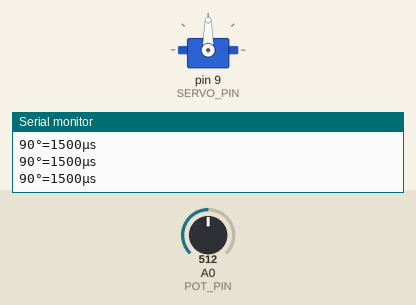
A sketch run on a simulated Arduino Mega 2560, built with avr-gcc and run on an emulated ATmega2560. Shown: servo, the last lines printed to the serial monitor. The test bench sets the inputs (shaded band); at power-on: A0 (POT_PIN) = 512.

Above: at 1.2 s.
1.3 s: A0 (POT_PIN) set to 716
At 2.5 s:
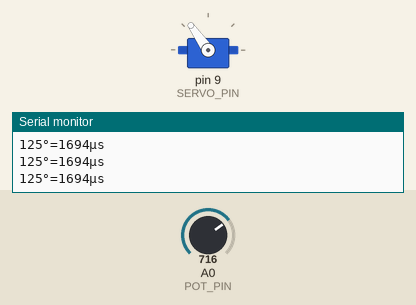
2.8 s: A0 (POT_PIN) set to 900
At 3.9 s:
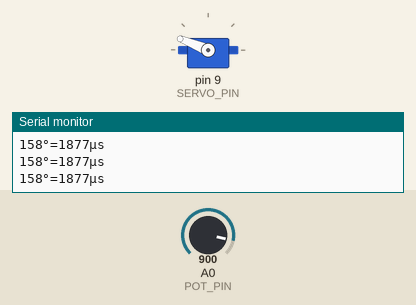
4.3 s: A0 (POT_PIN) set to 1023
At 5.0 s:
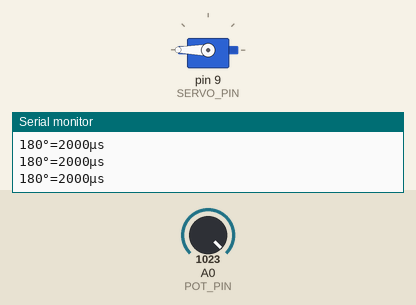
5.8 s: A0 (POT_PIN) set to 63
At 6.2 s:
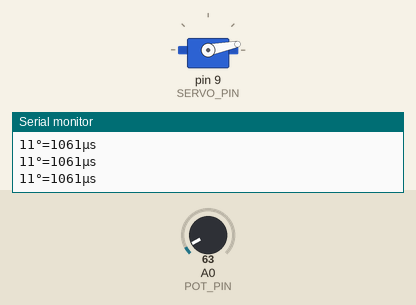
7.3 s: A0 (POT_PIN) set to 54
At 8.5 s:
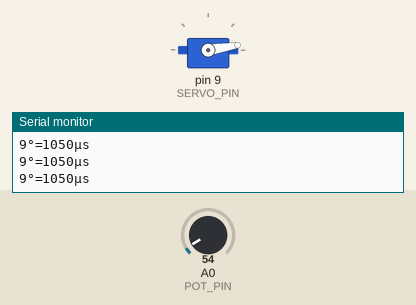
8.8 s: A0 (POT_PIN) set to 122
At 9.6 s:
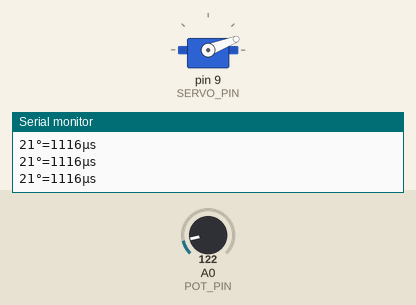
Timing chart, 0 to 11.3 s (numbered marks = the images above; inputs shaded):
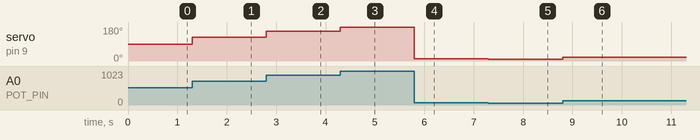

Measured:
- after the input at 1.3 s, servo on pin 9 (SERVO_PIN): 90° → 125° at once
- after the input at 2.8 s, servo on pin 9 (SERVO_PIN): 125° → 158° at once
- after the input at 4.3 s, servo on pin 9 (SERVO_PIN): 158° → 180° at once
- after the input at 5.8 s, servo on pin 9 (SERVO_PIN): 180° → 11° at once
- after the input at 7.3 s, servo on pin 9 (SERVO_PIN): 11° → 9° at once
- after the input at 8.8 s, servo on pin 9 (SERVO_PIN): 9° → 21° at once

The sketch:

Servo.ino
```cpp
/*
  Control a Servo with an Arduino

  - Servos have always three wires, the middle wire is usually red and
    it has to be supplied with 5V (for bigger servos an external power
    source may be needed). The brown or black wire is the GND and the
    PWM signal wire can be orange, yellow or white.

  - The PWM signal is a square wave of 20ms period (50Hz) with the HIGH
    having a voltage of 5V and the LOW being GND. The pulse width
    determines the position, usually it is between 1-2ms:
    * 1ms represents the 0° position.
    * 1.5ms represents the 90° position.
    * 2ms represents the 180° position.

  - Internally a servo is made of a DC motor with reduction gears. There
    is a feedback circuitry consisting of a pulse width comparator,
    which compares the PWM signal with a one-shot timer whose period
    depends on the resistance of a potentiometer connected to the
    servo's drive shaft.

  - On AVR boards other than the Mega, the servo library uses Timer1 for
    itself. This means that analogWrite() will not work on pins 9 and 10.

  - The myservo.write() function returns immediately (it is non-blocking)
    and the servo will subsequently move to the new position. It's not
    possible to know when the servo reaches the wanted position.
*/
#include <Servo.h> // by Michael Margolis, Arduino

#define SERVO_PIN     9
#define POT_PIN       A0

Servo myservo; // create servo object (twelve servo objects can be created on most boards)
unsigned long lastMillis;

void setup()
{
  // Init Serial
  Serial.begin(9600);

  // Init min and max pulse width in us, each Servo is a bit different, test it!
  myservo.attach(SERVO_PIN,
                1000,   // 0°, default is MIN_PULSE_WIDTH=544μs
                2000);  // 180°, default is MAX_PULSE_WIDTH=2400μs

  // Init millis var
  lastMillis = millis();
}

void loop()
{
  // Regulate
  int potVal = analogRead(POT_PIN);
  int val = map(potVal, 0, 1023, 0, 180);
  myservo.write(val);

  // Serial Print
  unsigned long currentMillis = millis();
  if (currentMillis - lastMillis > 100)
  {
    lastMillis = currentMillis;
    Serial.print(myservo.read());
    Serial.print("°=");
    Serial.print(myservo.readMicroseconds());
    Serial.println("μs");
  }
}
```
